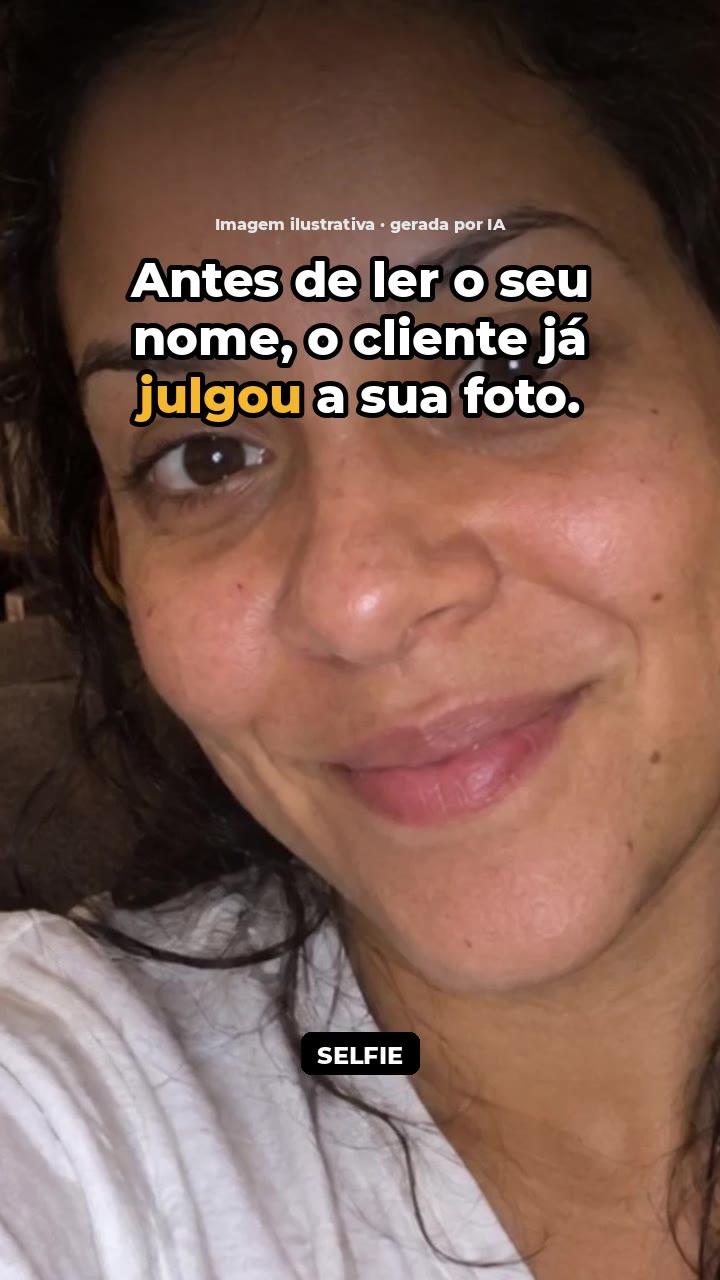
#> input picture fotosadv/2026-10-10-aberturas/A-julgou/thumb.jpg, 720 x 1280 px, given in place of w1.png, which was not available
$ python aberturas.py
#> lines starting #> are read from the running program, lines starting #| are printed output that depends on the picture; pictures that were not available may be replaced by others from this repository, and a replacement may not be noted
# Aberturas novas (0-2 s) sobre o V01 'selfie vira ensaio' - corpo e audio identicos ao controle
import subprocess, os, glob
from PIL import Image, ImageDraw, ImageFont, ImageFilter
B='https://n3w-meta.othon-rdss.workers.dev/m/fotosadv/criativos'
O='fotosadv/2026-10-10-aberturas'; T='/tmp/ab'; os.makedirs(T,exist_ok=True)
def sh(*a): subprocess.run(a,check=True)
#> (this line was passed over: subprocess is not available in this run)
sh('curl','-sSfL',B+'/V01-selfie-ensaio/video.mp4','-o',T+'/V01.mp4')
sh('curl','-sSfL',B+'/V03-H4/video.mp4','-o',T+'/H4.mp4')
for nm,t in (('w1',4.2),('w2',9.0)):
    sh('ffmpeg','-v','error','-y','-ss',str(t),'-i',T+'/H4.mp4','-frames:v','1',f'{T}/{nm}.png')
def font(sz):
    for p in glob.glob('/usr/share/fonts/**/Montserrat-ExtraBold.ttf',recursive=True)+glob.glob('/usr/share/fonts/**/Montserrat-Bold.ttf',recursive=True)+['/usr/share/fonts/truetype/dejavu/DejaVuSans-Bold.ttf']:
        if os.path.exists(p): return ImageFont.truetype(p,sz)
W,H=720,1280; FPS=30; DUR=2.0; CUT=0.9
Y=(245,184,46); WH=(255,255,255)
def halves(src):
#> called with src = '/tmp/ab/w1.png'
    im=Image.open(src).convert('RGB')  # 1080x1920, selfie em cima, ensaio embaixo
#> im is the input picture: PIL image 720x1280 RGB; mean R, G, B 124.1, 92.9, 82
    top=im.crop((0,110,1080,890)); bot=im.crop((0,1060,1080,1800))
#> after `top = im.crop((0, 110, 1080, 890))`:
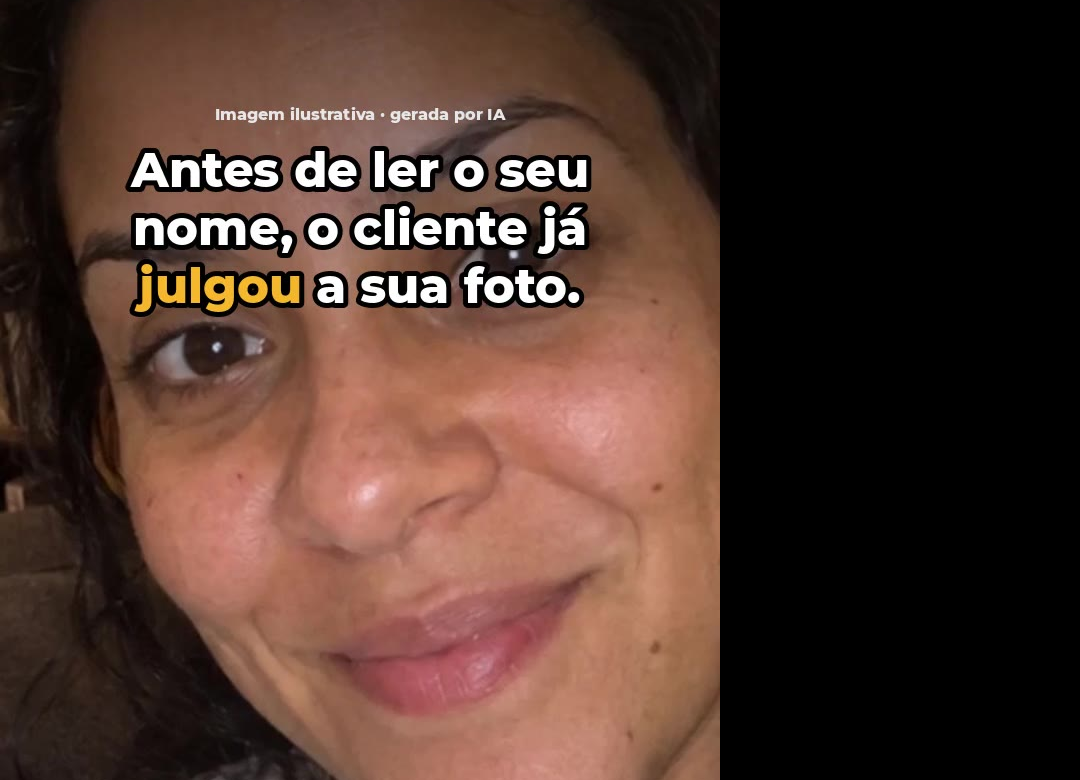
#> top: PIL image 1080x780 RGB; mean R, G, B 79.5, 54.9, 45.7
#> after `bot = im.crop((0, 1060, 1080, 1800))`:
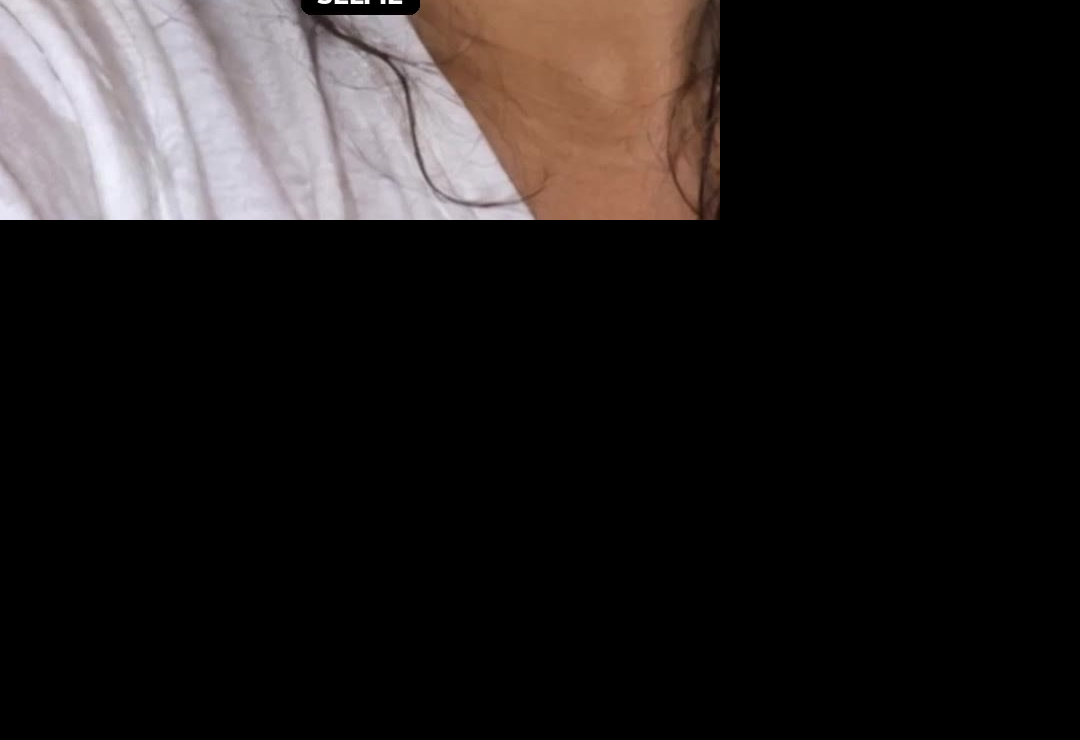
#> bot: PIL image 1080x740 RGB; mean R, G, B 33.7, 29.6, 28.9
    return top,bot
def cover(im,z):
    w,h=im.size; s=max(W/w,H/h)*z; im2=im.resize((int(w*s)+1,int(h*s)+1),Image.LANCZOS)
    x=(im2.width-W)//2; y=(im2.height-H)//2; return im2.crop((x,y,x+W,y+H))
def text_block(d,lines,y0,sz=48):
    f=font(sz); lh=int(sz*1.22)
    for i,segs in enumerate(lines):
        tw=sum(f.getlength(s) for s,_ in segs); x=(W-tw)/2; y=y0+i*lh
        for s,c in segs:
            d.text((x,y),s,font=f,fill=Y if c else WH,stroke_width=5,stroke_fill=(0,0,0)); x+=f.getlength(s)
def chip(d,txt,y,bg,fg):
    f=font(24); tw=f.getlength(txt); x=(W-tw)/2
    d.rounded_rectangle((x-16,y-8,x+tw+16,y+34),10,fill=bg); d.text((x,y),txt,font=f,fill=fg)
def build(name,src,lines):
    top,bot=halves(src); out=f'{T}/{name}_open.mp4'
#> (the run stopped early here; a loop or call above may not have finished)

$ run again, on fotosadv/2026-10-10-aberturas/C-sem-sair/folha.jpg
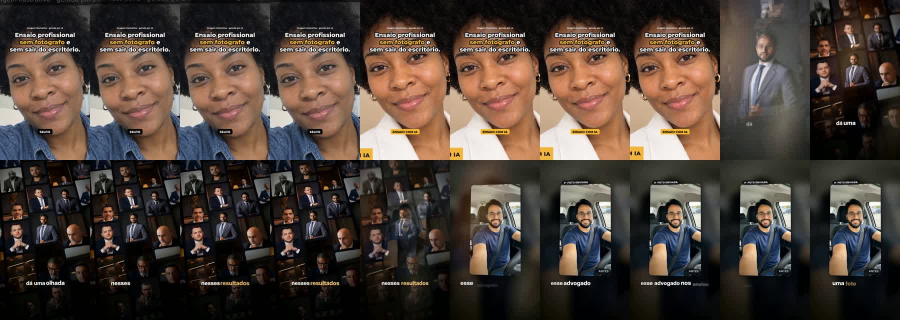
#> input picture fotosadv/2026-10-10-aberturas/C-sem-sair/folha.jpg, 1800 x 640 px, given in place of w1.png, which was not available (shown at 1/2 size)
#> in halves, im is the input picture: PIL image 1800x640 RGB; mean R, G, B 76.5, 64.3, 56.7
#> in halves, `top = im.crop((0, 110, 1080, 890))`:
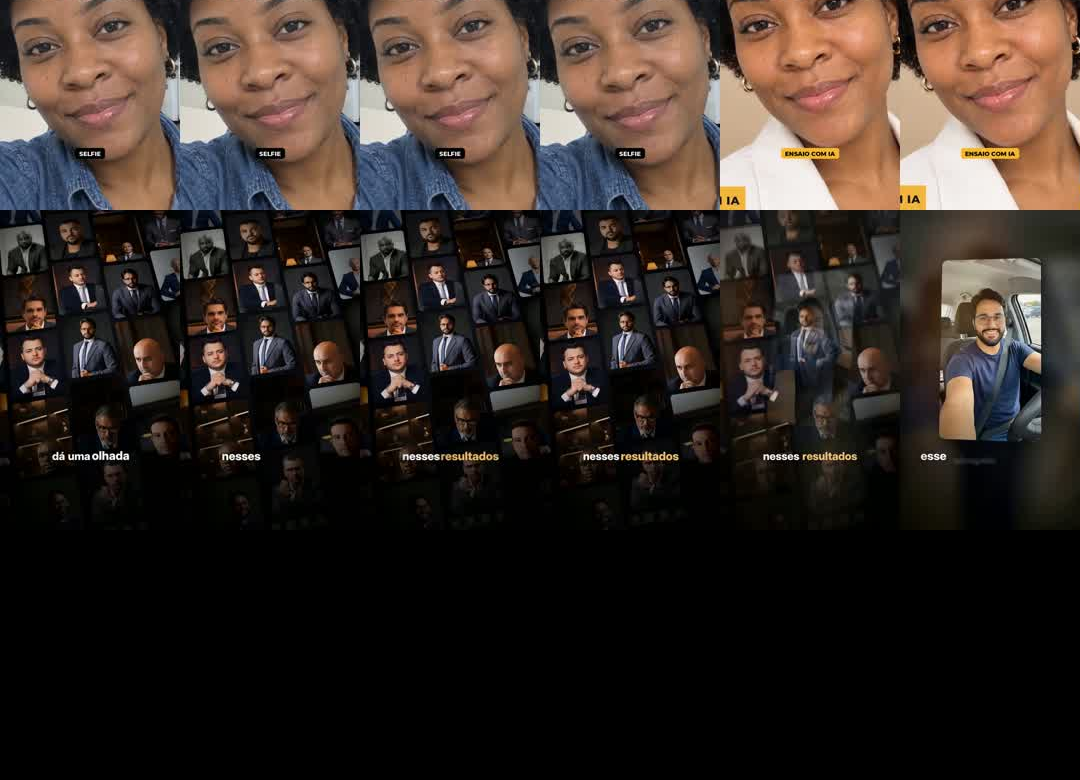
#> top: PIL image 1080x780 RGB; mean R, G, B 54.3, 44.3, 38.8
#> bot: PIL image 1080x740 RGB; every value is 0

$ run again, on fotosadv/2026-10-10-aberturas/insumos/H4-abertura.jpg
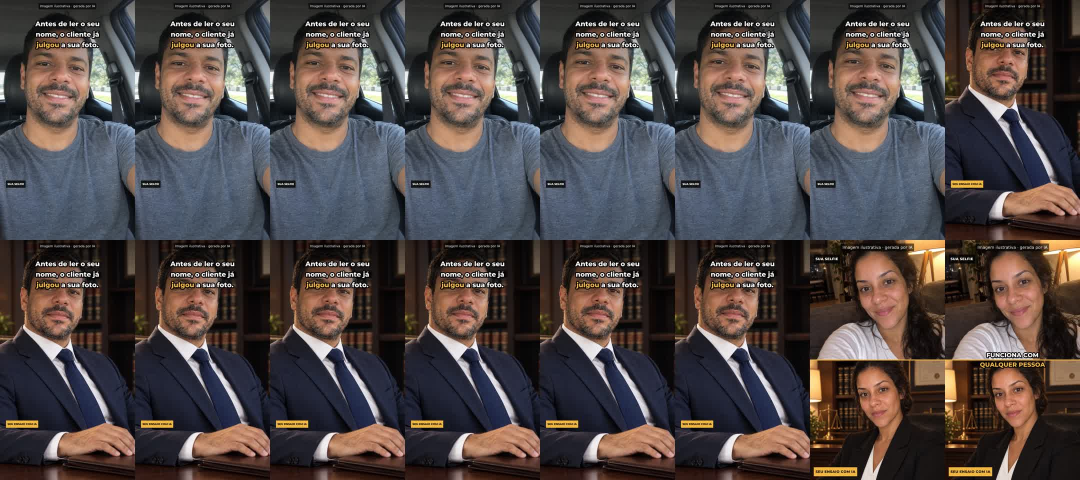
#> input picture fotosadv/2026-10-10-aberturas/insumos/H4-abertura.jpg, 2160 x 960 px, given in place of w1.png, which was not available (shown at 1/2 size)
#> in halves, im is the input picture: PIL image 2160x960 RGB; mean R, G, B 78.5, 69.9, 69.2
#> in halves, `top = im.crop((0, 110, 1080, 890))`:
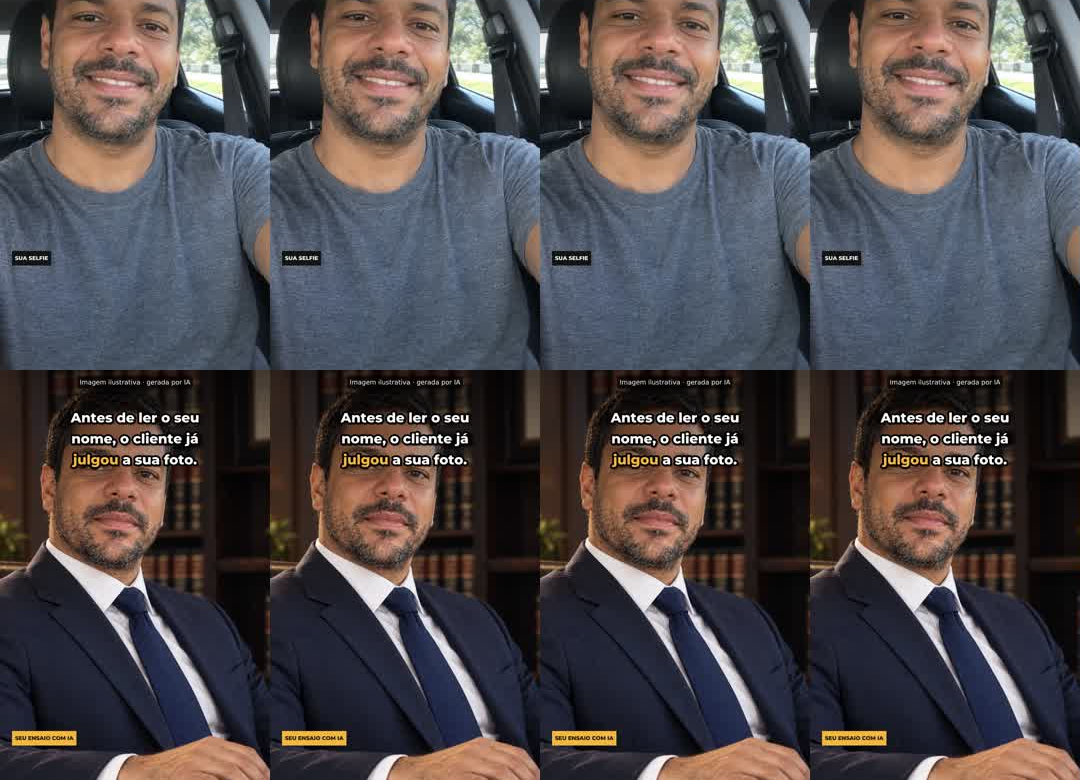
#> top: PIL image 1080x780 RGB; mean R, G, B 78.3, 72.7, 75.2
#> bot: PIL image 1080x740 RGB; every value is 0

$ run again, on fotosadv/2026-10-10-aberturas/insumos/H6-abertura.jpg
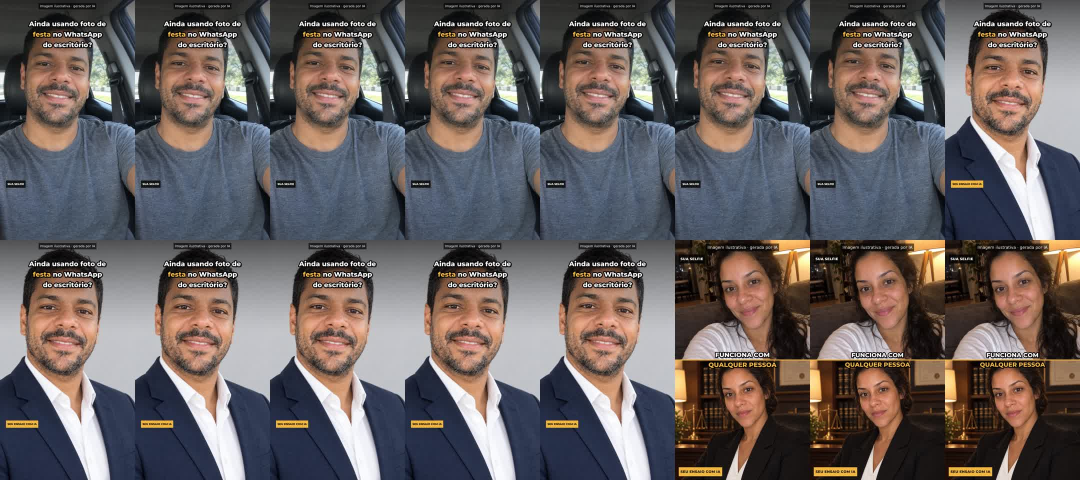
#> input picture fotosadv/2026-10-10-aberturas/insumos/H6-abertura.jpg, 2160 x 960 px, given in place of w1.png, which was not available (shown at 1/2 size)
#> in halves, im is the input picture: PIL image 2160x960 RGB; mean R, G, B 102.5, 94.8, 94.5
#> in halves, `top = im.crop((0, 110, 1080, 890))`:
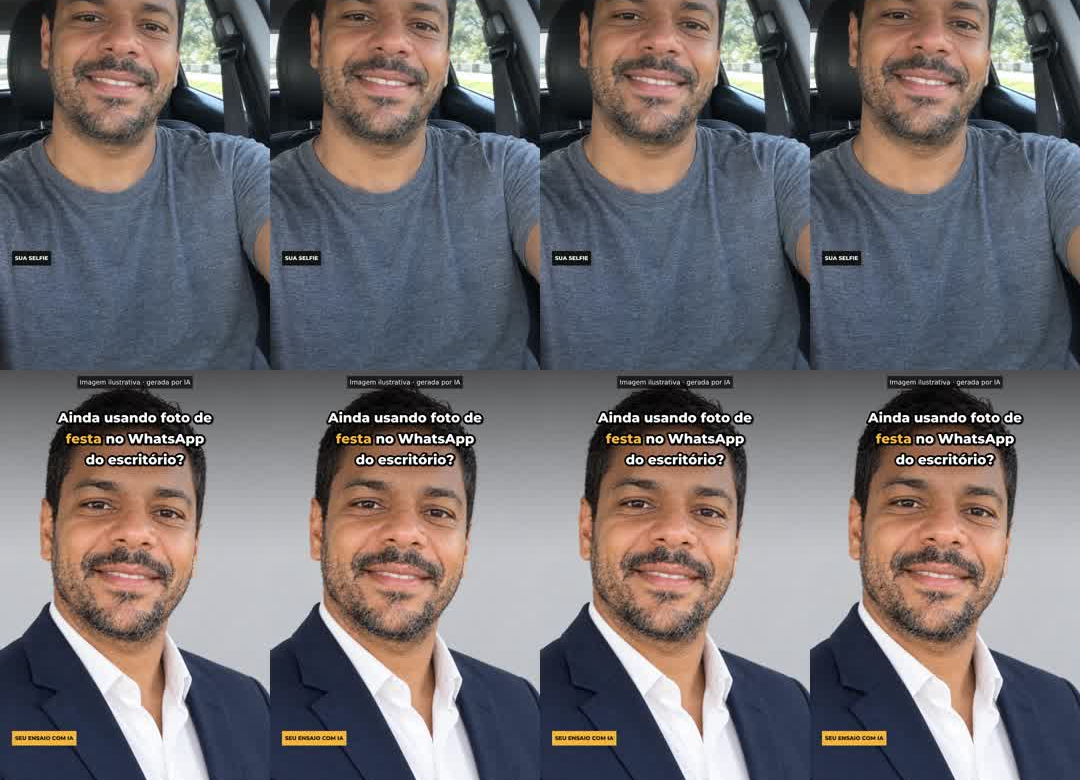
#> top: PIL image 1080x780 RGB; mean R, G, B 113.9, 108.5, 111
#> bot: PIL image 1080x740 RGB; every value is 0
